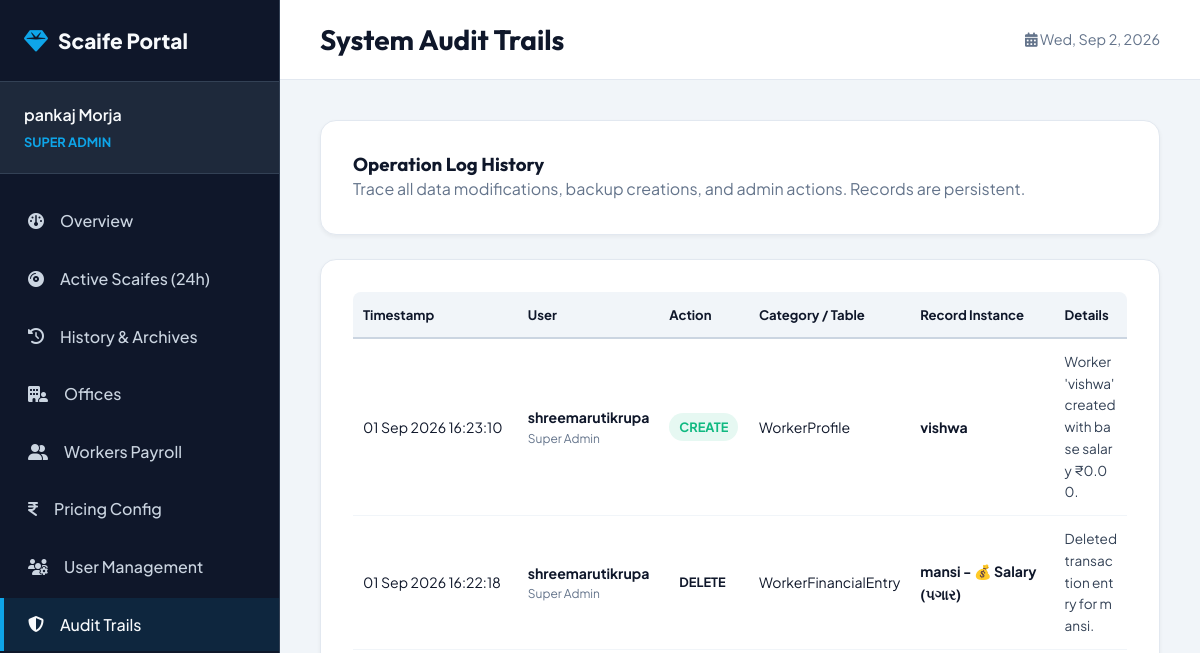
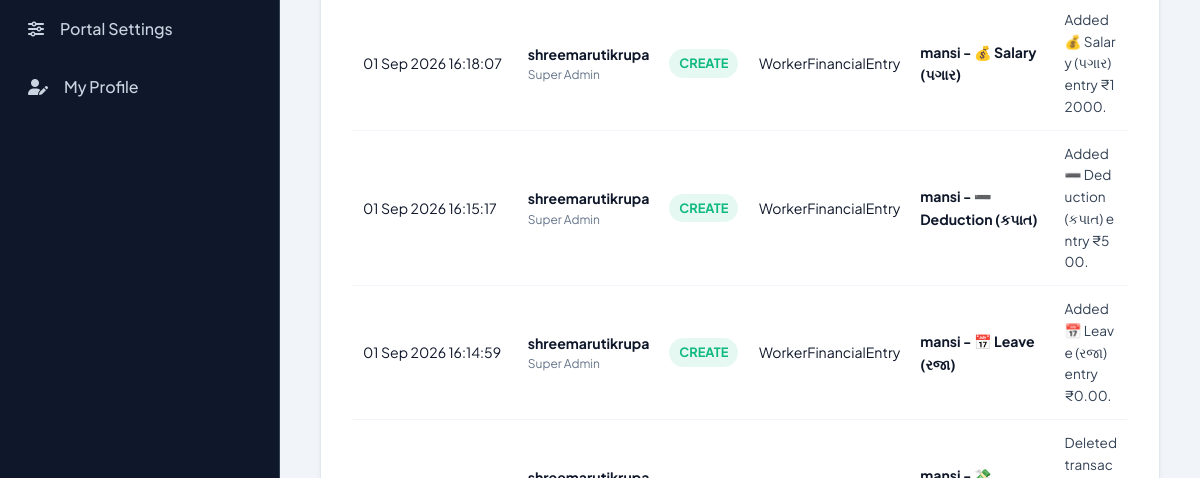
/dashboard/logs/ (signed in, upper part), run on an earlier commit of the app's database (2 pictures, top to bottom).
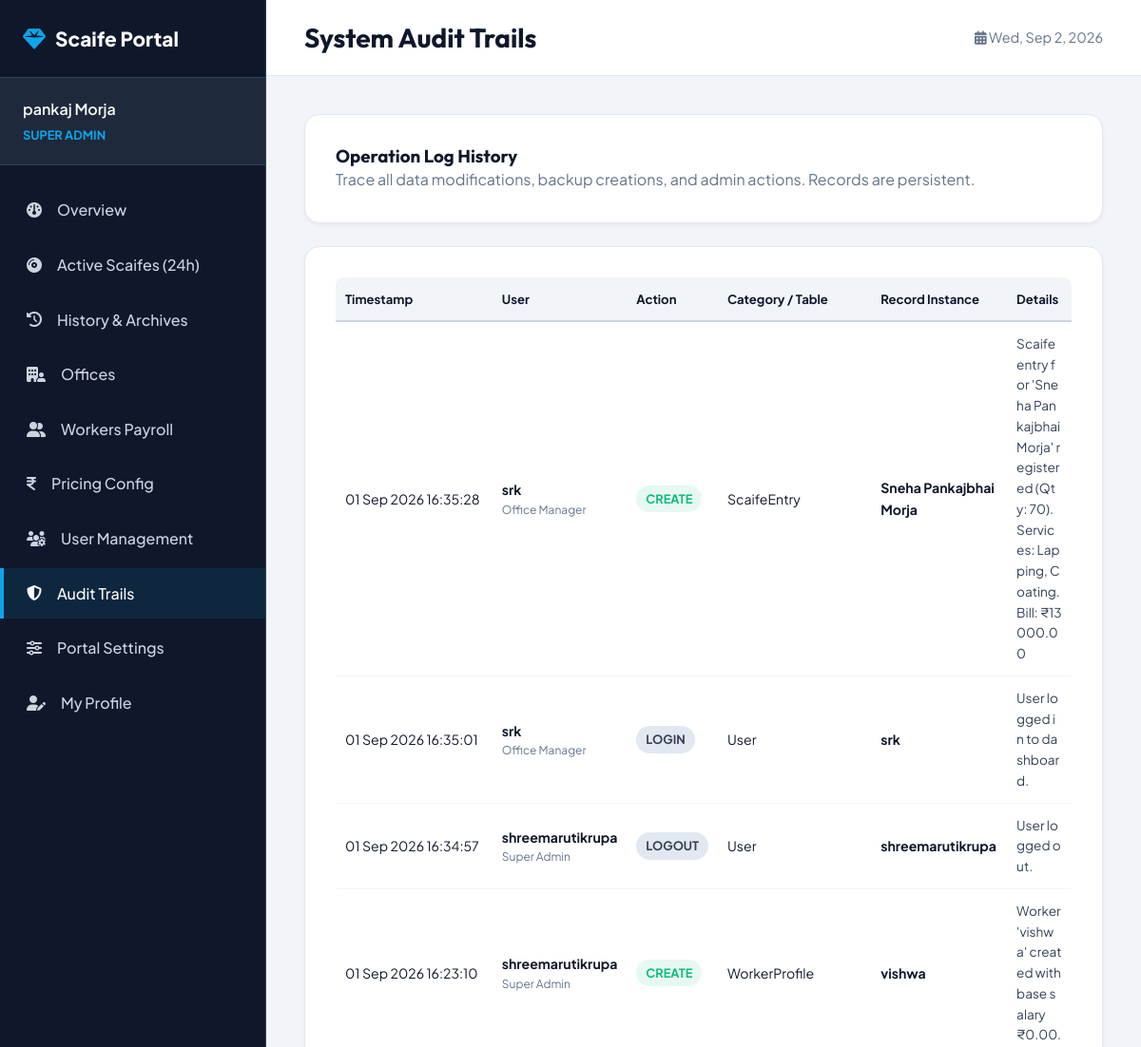
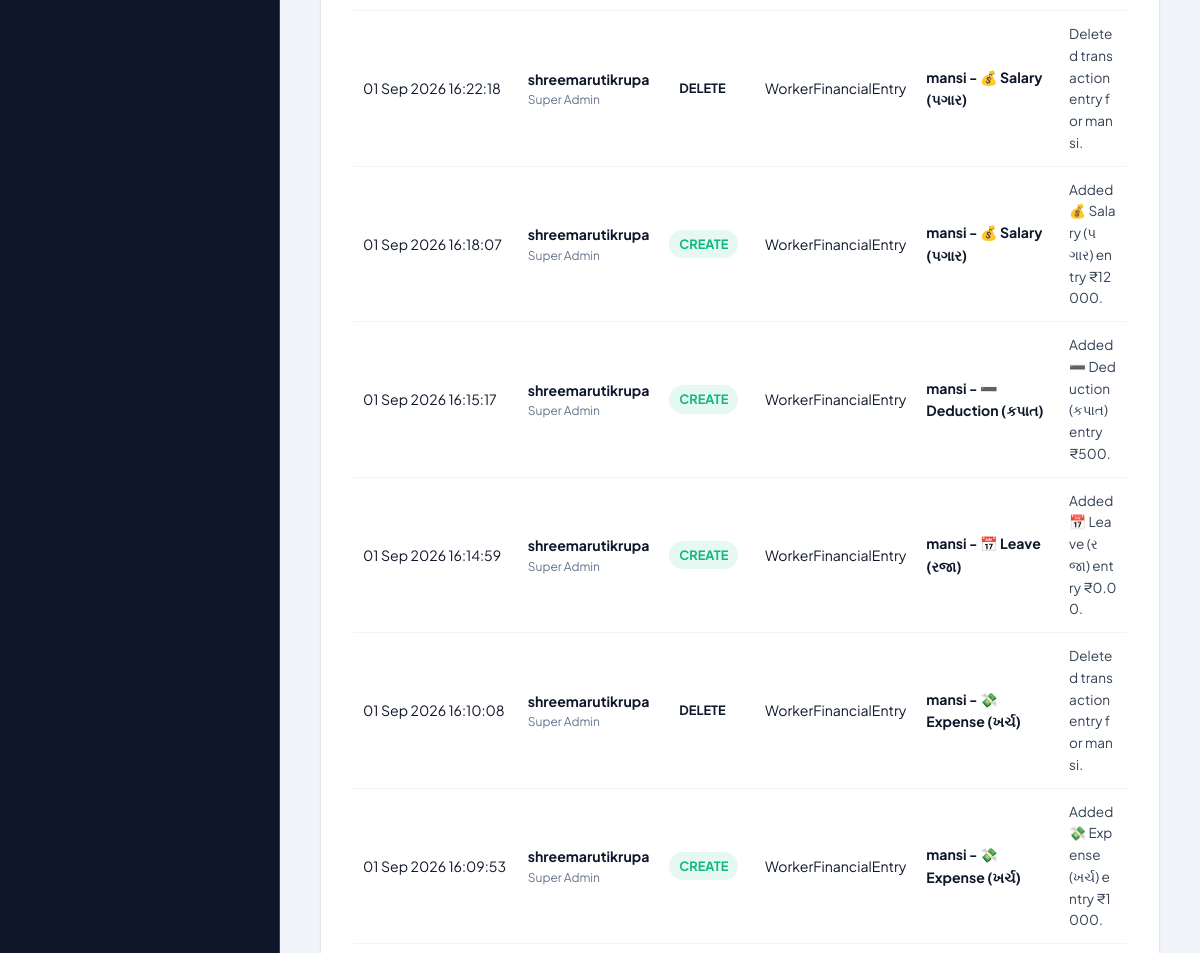
And on a later commit of the database (2 pictures, top to bottom).
### core/models.py (models this page shows, shortened)
class ActivityLog(models.Model):
    user = models.ForeignKey(User, on_delete=models.SET_NULL, null=True, blank=True, related_name='logs')
    action_type = models.CharField(max_length=50)  # e.g., 'CREATE', 'UPDATE', 'DELETE', 'LOGIN', 'RESTORE'
    model_name = models.CharField(max_length=100, blank=True)
    object_repr = models.CharField(max_length=200, blank=True)
    details = models.TextField(blank=True)
    timestamp = models.DateTimeField(auto_now_add=True)
    class Meta:
        ordering = ['-timestamp']

class UserProfile(models.Model):
    ROLE_CHOICES = [
        ('admin', 'Super Admin'),
        ('manager', 'Office Manager'),
        ('worker', 'Office Worker'),
    ]
    user = models.OneToOneField(User, on_delete=models.CASCADE, related_name='profile')
    role = models.CharField(max_length=20, choices=ROLE_CHOICES, default='worker')
    office = models.ForeignKey(Office, on_delete=models.SET_NULL, null=True, blank=True, related_name='staff')

### core/views.py (the view)
    def _wrapped_view_func(request, *args, **kwargs):
        if not request.user.is_authenticated:
            return redirect('login')
        if request.user.profile.role != 'admin':
            messages.error(request, "Access denied. Administrator privileges required.")
            return redirect('overview')
        return view_func(request, *args, **kwargs)

### core/context_processors.py (called while the page is built)
def branding_context(request):
    try:
        settings = BrandingSettings.get_solo()
    except Exception:
        settings = None
    return {'branding': settings}

### core/models.py (called while the page is built)
    @classmethod
    def get_solo(cls):
        obj, created = cls.objects.get_or_create(id=1)
        return obj

### core/views.py (called while the page is built)
def admin_only(view_func):
    def _wrapped_view_func(request, *args, **kwargs):
        if not request.user.is_authenticated:
            return redirect('login')
        if request.user.profile.role != 'admin':
            messages.error(request, "Access denied. Administrator privileges required.")
            return redirect('overview')
        return view_func(request, *args, **kwargs)
    return _wrapped_view_func

@login_required
@admin_only
def activity_logs(request):
    logs = ActivityLog.objects.all().select_related('user', 'user__profile')[:100]
    return render(request, 'dashboard/activity_log.html', {'logs': logs})

### core/templates/dashboard/activity_log.html
{% extends 'dashboard/dashboard_base.html' %}
{% block db_page_title %}System Audit Trails{% endblock %}
{% block db_content %}
<div class="db-panel" style="margin-bottom: 24px;">
    <h3>Operation Log History</h3>
    <p style="color: var(--txt-dark-400);">Trace all data modifications, backup creations, and admin actions. Records are persistent.</p>
</div>
<div class="db-panel">
    <div class="table-responsive">
        <table class="db-table">
            <thead>
                <tr>
                    <th>Timestamp</th>
                    <th>User</th>
                    <th>Action</th>
                    <th>Category / Table</th>
                    <th>Record Instance</th>
                    <th>Details</th>
                </tr>
            </thead>
            <tbody>
                {% for log in logs %}
                    <tr>
                        <td style="white-space: nowrap;">{{ log.timestamp|date:"d M Y H:i:s" }}</td>
                        <td>
                            {% if log.user %}
                                <strong>{{ log.user.username }}</strong>
                                <span style="font-size: 0.75rem; color: var(--txt-dark-400); display: block;">{{ log.user.profile.get_role_display }}</span>
                            {% else %}
                                <span style="color: var(--txt-dark-400);">System / Anonymous</span>
                            {% endif %}
                        </td>
                        <td>
                            <span class="badge badge-{% if log.action_type == 'CREATE' %}ready{% elif log.action_type == 'UPDATE' %}lapping{% elif log.action_type == 'DELETE' %}red{% else %}received{% endif %}">
                                {{ log.action_type }}
                            </span>
                        </td>
                        <td>{{ log.model_name|default:"-" }}</td>
                        <td><strong>{{ log.object_repr|default:"-" }}</strong></td>
                        <td style="font-size: 0.85rem; color: var(--txt-dark-700); max-width: 300px; word-break: break-all;">
                            {{ log.details }}
                        </td>
                    </tr>
                {% empty %}
                    <tr>
                        <td colspan="6" class="text-center" style="padding: 40px;">No audit actions logged yet.</td>
                    </tr>
                {% endfor %}
            </tbody>
        </table>
    </div>
</div>
{% endblock %}

What changed in the data, as far as the page shows it:
added ActivityLog: timestamp "01 Sep 2026 16:35:28", user.username "srk", user.profile.role "Office Manager", action_type "CREATE", model_name "ScaifeEntry", object_repr "Sneha Pankajbhai Morja", details "Scaife entry for 'Sneha Pankajbhai Morja' registered (Qty: 70). Services: Lapping, Coating. Bill: ₹13000.00"
added ActivityLog: timestamp "01 Sep 2026 16:35:01", user.username "srk", user.profile.role "Office Manager", action_type "LOGIN", model_name "User", object_repr "srk", details "User logged in to dashboard."
added ActivityLog: timestamp "01 Sep 2026 16:34:57", user.username "shreemarutikrupa", user.profile.role "Super Admin", action_type "LOGOUT", model_name "User", object_repr "shreemarutikrupa", details "User logged out."
now on this page (row unchanged): ActivityLog: timestamp "01 Sep 2026 16:10:08", user.username "shreemarutikrupa", user.profile.role "Super Admin", action_type "DELETE", model_name "WorkerFinancialEntry", object_repr "mansi - 💸 Expense (ખર્ચ)", details "Deleted transaction entry for mansi."
now on this page (row unchanged): ActivityLog: timestamp "01 Sep 2026 16:09:53", user.username "shreemarutikrupa", user.profile.role "Super Admin", action_type "CREATE", model_name "WorkerFinancialEntry", object_repr "mansi - 💸 Expense (ખર્ચ)", details "Added 💸 Expense (ખર્ચ) entry ₹1000."
